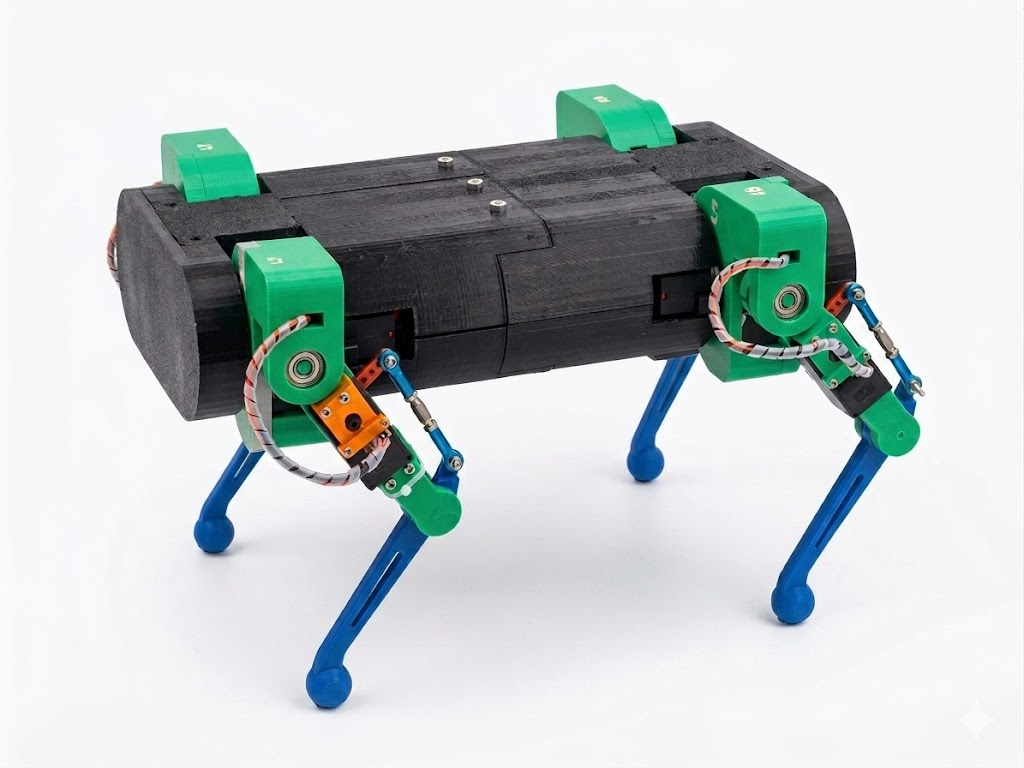
#> input picture Software/Middleware/robot_ros2/src/paper/figures/quadrupedrobot.jpeg, 1024 x 768 px
$ python test_crop.py
#> lines starting #> are read from the running program, lines starting #| are printed output that depends on the picture
from PIL import Image

img = Image.open('quadrupedrobot.jpeg')
#> img is the input picture: PIL image 1024x768 RGB; mean R, G, B 193.4, 202.1, 202.8
w, h = img.size
#> w = 1024; h = 768

# The watermark is in the bottom right corner.
# Let's crop 40 pixels from the right and 40 from the bottom.
img_cropped1 = img.crop((0, 0, w - 50, h - 50))
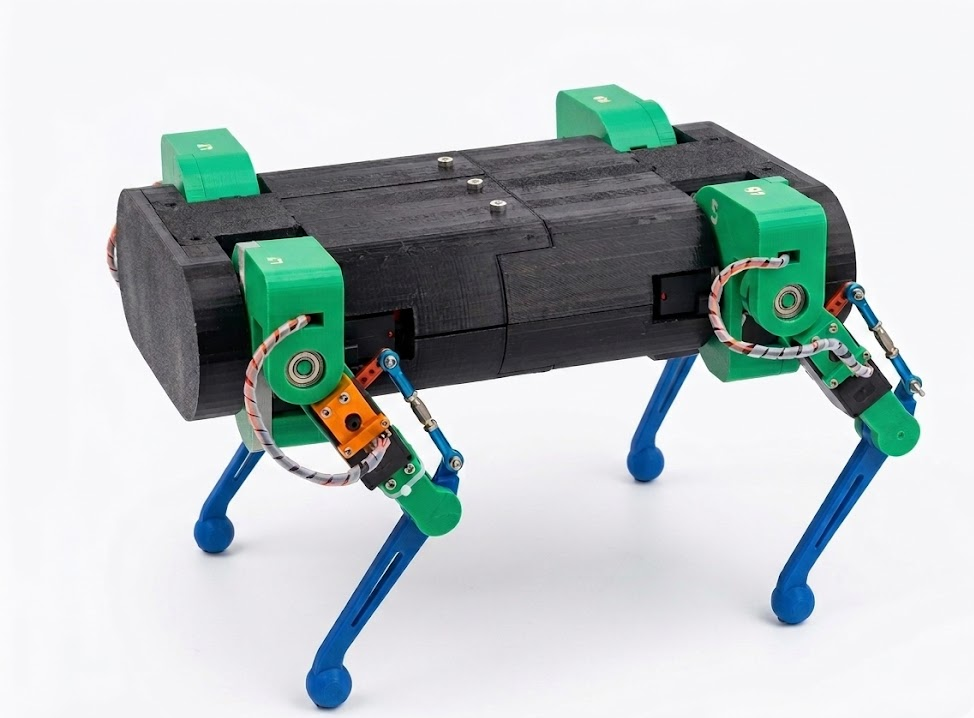
#> img_cropped1: PIL image 974x718 RGB; mean R, G, B 186.9, 196.6, 197.2
img_cropped1.save('quadrupedrobot_crop50.png')

img_cropped2 = img.crop((0, 0, w - 75, h - 75))
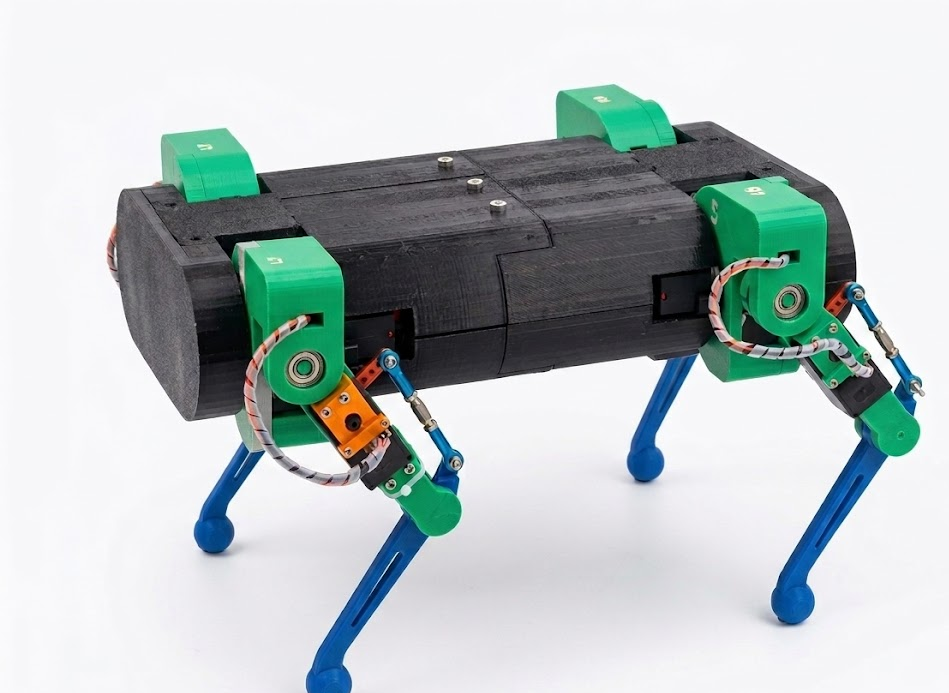
#> img_cropped2: PIL image 949x693 RGB; mean R, G, B 183.4, 193.7, 194.1
img_cropped2.save('quadrupedrobot_crop75.png')

# Alternatively, let's take a 80x80 patch from bottom-left (0, h-80), flip it, and paste it at bottom-right (w-80, h-80)
patch = img.crop((0, h-100, 100, h))
patch = patch.transpose(Image.FLIP_LEFT_RIGHT)
img_patched = img.copy()
img_patched.paste(patch, (w-100, h-100))
img_patched.save('quadrupedrobot_patched.png')

$ run again, with Software/Middleware/robot_ros2/src/paper/figures/_deadband_function.png saved as Software/Middleware/robot_ros2/src/paper/figures/quadrupedrobot.jpeg
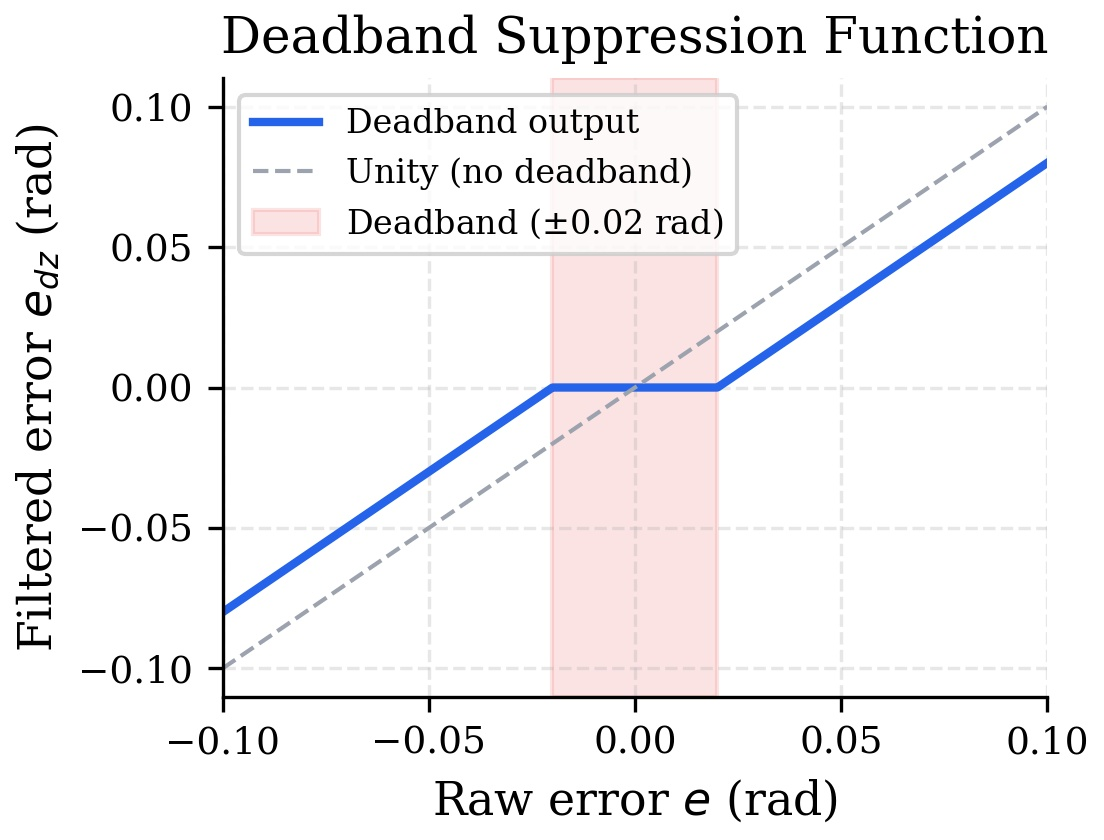
#> input picture Software/Middleware/robot_ros2/src/paper/figures/_deadband_function.png, 1104 x 840 px
#> img is the input picture: PIL image 1104x840 RGB; mean R, G, B 242.3, 240.8, 241.9
#> `img_cropped1 = img.crop((0, 0, w - 50, h - 50))`:
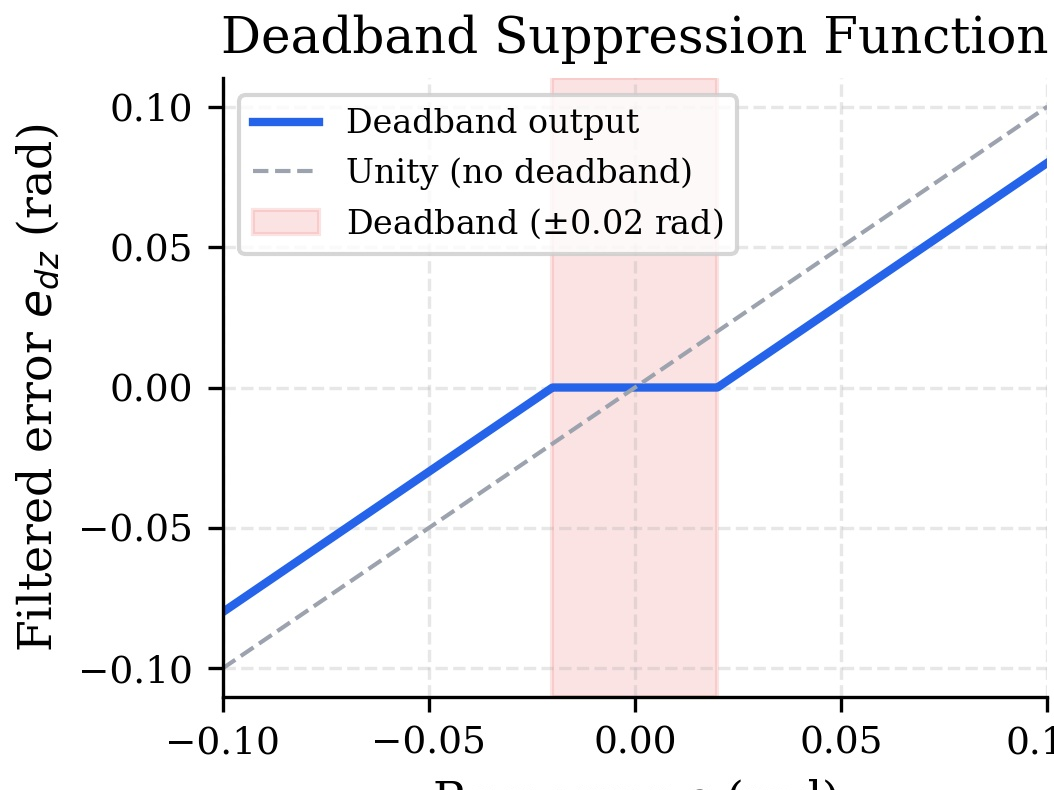
#> img_cropped1: PIL image 1054x790 RGB; mean R, G, B 241.9, 240.2, 241.5
#> `img_cropped2 = img.crop((0, 0, w - 75, h - 75))`:
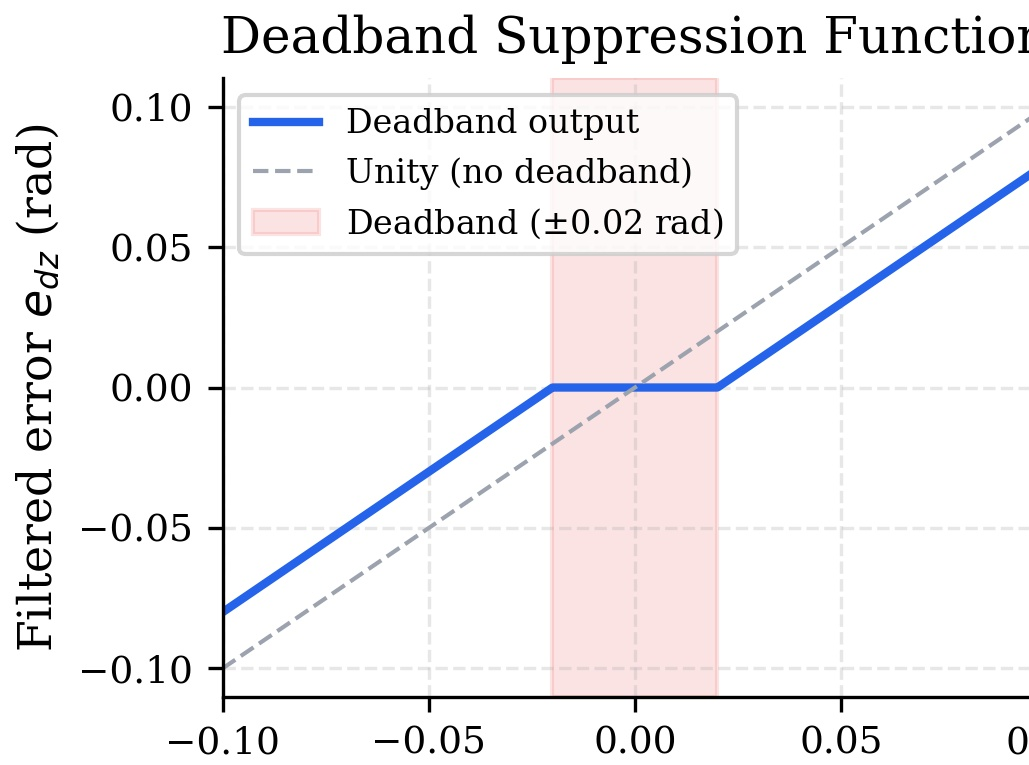
#> img_cropped2: PIL image 1029x765 RGB; mean R, G, B 241.4, 239.6, 240.9
#> patch: PIL image 100x100 RGB; every value is 255

$ run again, with Software/Middleware/robot_ros2/src/paper/figures/_gain_schedule.png saved as Software/Middleware/robot_ros2/src/paper/figures/quadrupedrobot.jpeg
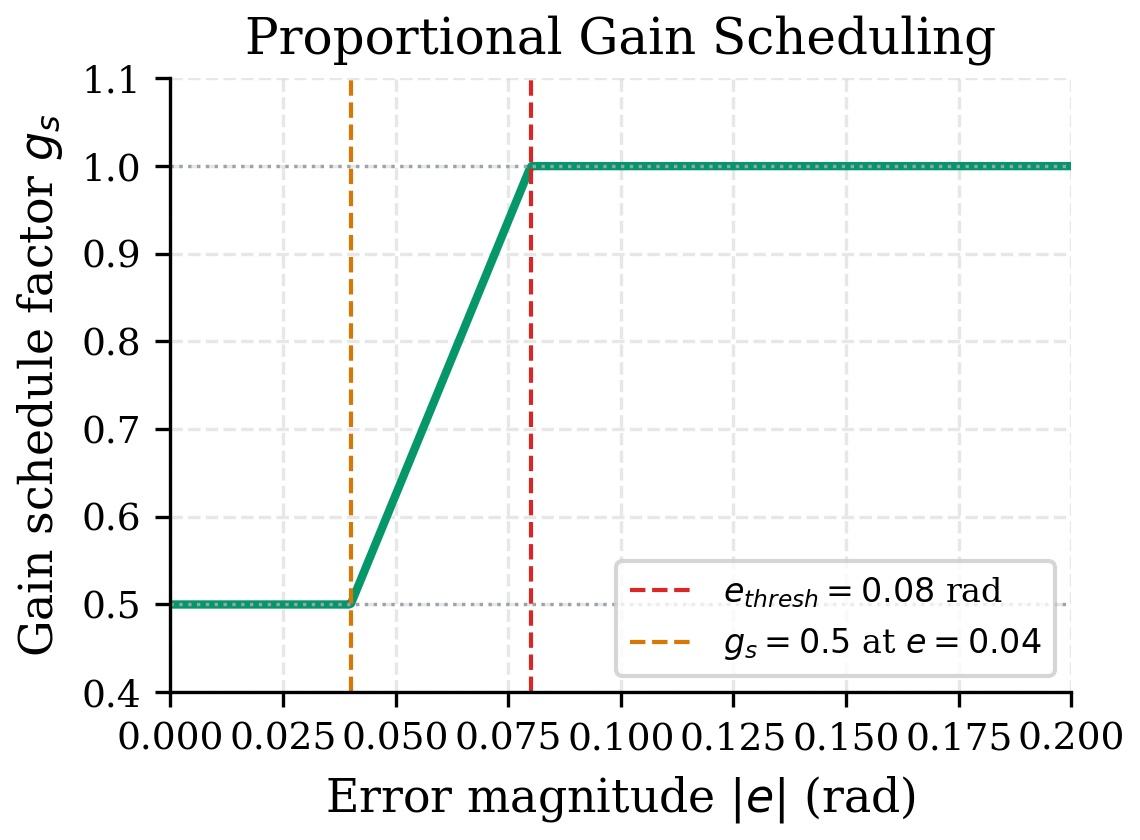
#> input picture Software/Middleware/robot_ros2/src/paper/figures/_gain_schedule.png, 1140 x 840 px
#> img is the input picture: PIL image 1140x840 RGB; mean R, G, B 241.7, 242.6, 242
#> `img_cropped1 = img.crop((0, 0, w - 50, h - 50))`:
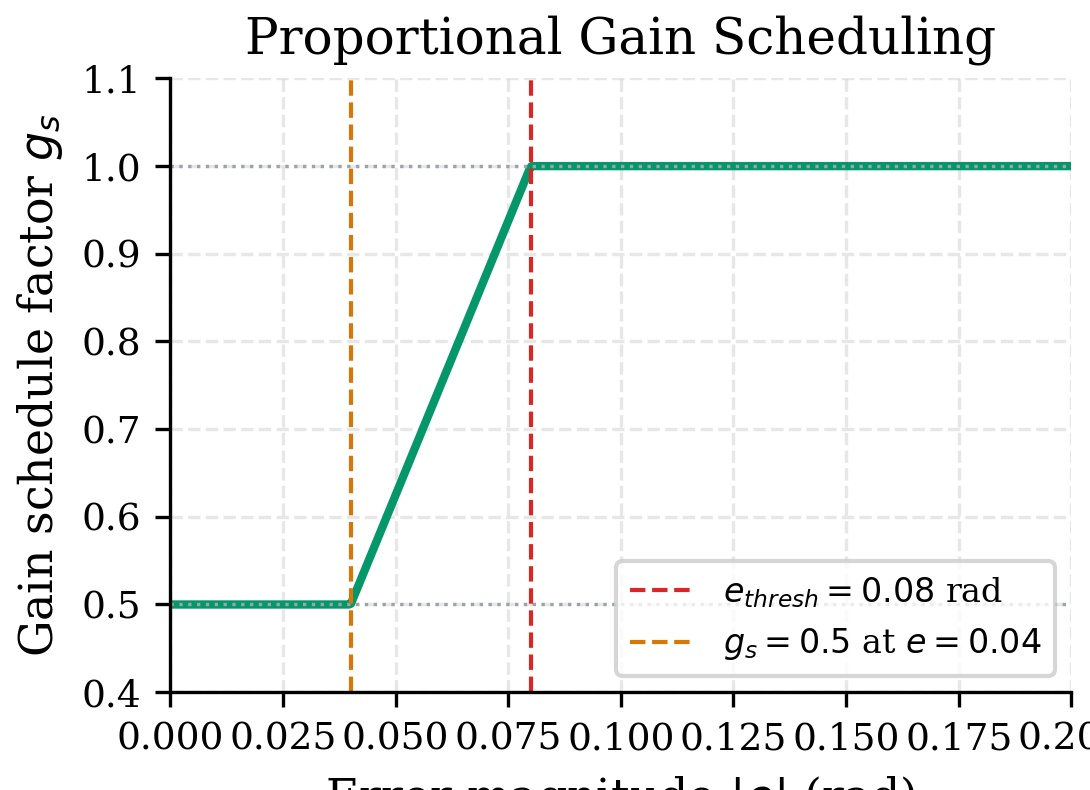
#> img_cropped1: PIL image 1090x790 RGB; mean R, G, B 241.6, 242.6, 241.8
#> `img_cropped2 = img.crop((0, 0, w - 75, h - 75))`:
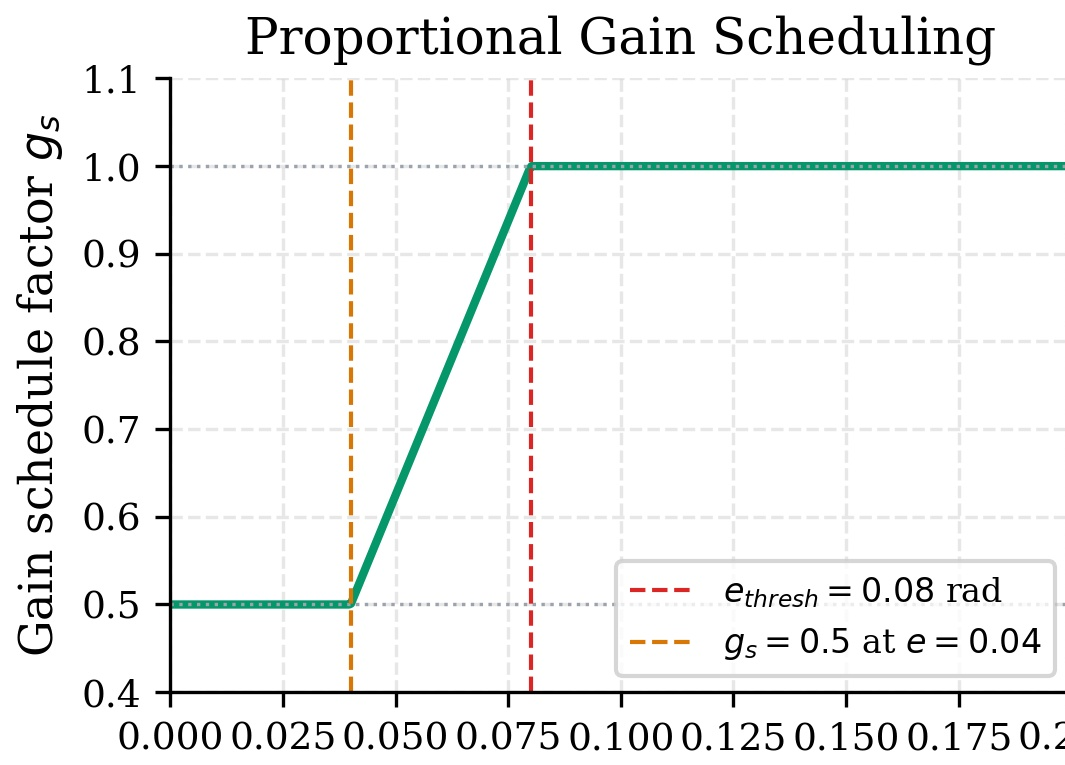
#> img_cropped2: PIL image 1065x765 RGB; mean R, G, B 241.3, 242.3, 241.5
#> patch: PIL image 100x100 RGB; every value is 255

$ run again, with Software/Middleware/robot_ros2/src/paper/figures/gait_trajectory_3d.png saved as Software/Middleware/robot_ros2/src/paper/figures/quadrupedrobot.jpeg
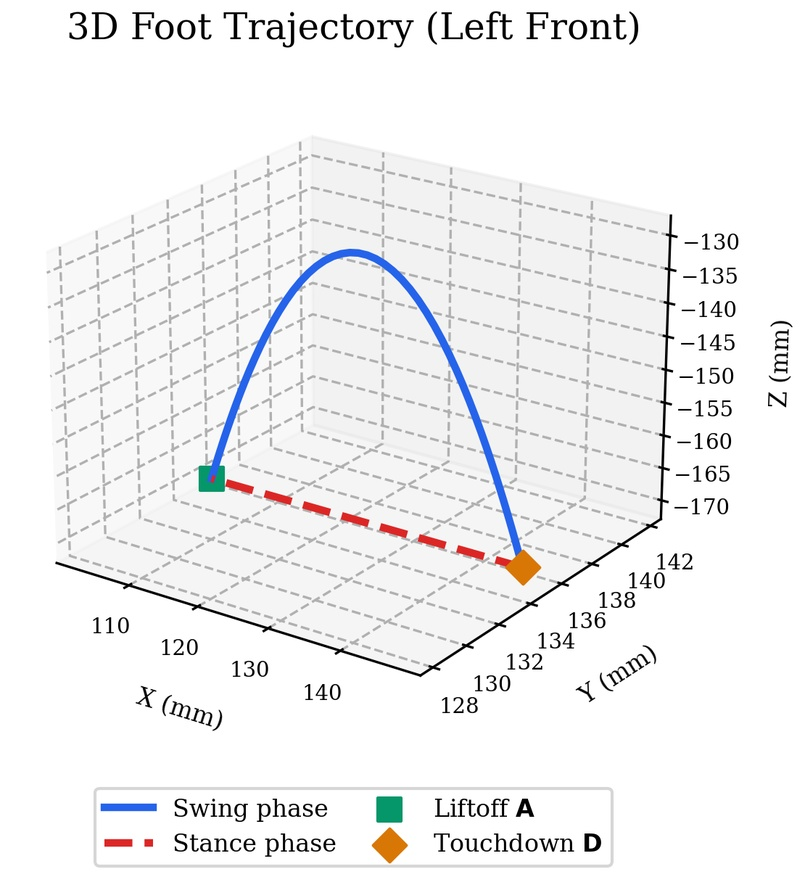
#> input picture Software/Middleware/robot_ros2/src/paper/figures/gait_trajectory_3d.png, 805 x 877 px, shrunk from 1110 x 1209 before the run
#> img is the input picture: PIL image 805x877 RGB; mean R, G, B 241.4, 241.4, 242.1
#> `img_cropped2 = img.crop((0, 0, w - 75, h - 75))`:
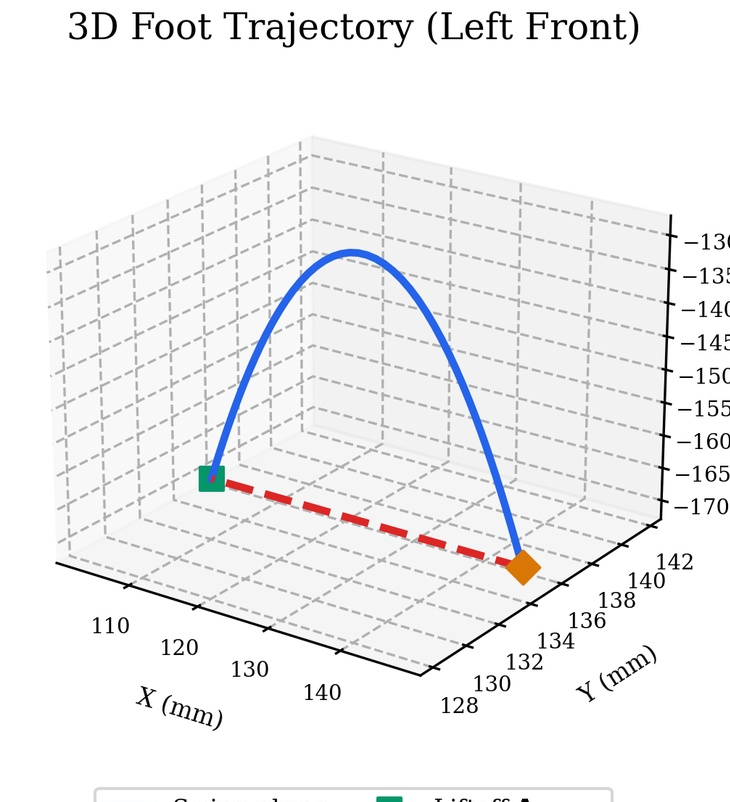
#> img_cropped2: PIL image 730x802 RGB; mean R, G, B 240.7, 240.8, 241.7
#> `patch = patch.transpose(Image.FLIP_LEFT_RIGHT)`:
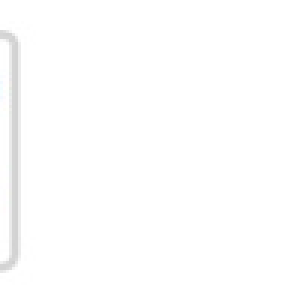
#> patch: PIL image 100x100 RGB (shown 3 times larger); mean R, G, B 253.9, 253.9, 253.9
